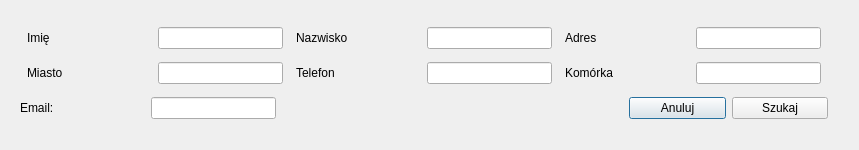
<?xml version="1.0" encoding="UTF-8"?>
<ui version="4.0">
 <class>SearchDialog</class>
 <widget class="QDialog" name="SearchDialog">
  <property name="geometry">
   <rect>
    <x>0</x>
    <y>0</y>
    <width>859</width>
    <height>150</height>
   </rect>
  </property>
  <property name="windowTitle">
   <string>Dialog</string>
  </property>
  <property name="modal">
   <bool>true</bool>
  </property>
  <widget class="QWidget" name="">
   <property name="geometry">
    <rect>
     <x>20</x>
     <y>20</y>
     <width>808</width>
     <height>107</height>
    </rect>
   </property>
   <layout class="QVBoxLayout" name="verticalLayout">
    <item>
     <layout class="QHBoxLayout" name="horizontalLayout">
      <item>
       <layout class="QHBoxLayout" name="horizontalLayout_8">
        <item>
         <widget class="QLabel" name="label_4">
          <property name="sizePolicy">
           <sizepolicy hsizetype="Fixed" vsizetype="Preferred">
            <horstretch>0</horstretch>
            <verstretch>0</verstretch>
           </sizepolicy>
          </property>
          <property name="minimumSize">
           <size>
            <width>75</width>
            <height>0</height>
           </size>
          </property>
          <property name="maximumSize">
           <size>
            <width>75</width>
            <height>16777215</height>
           </size>
          </property>
          <property name="text">
           <string>Imię</string>
          </property>
         </widget>
        </item>
        <item>
         <spacer name="horizontalSpacer_8">
          <property name="orientation">
           <enum>Qt::Horizontal</enum>
          </property>
          <property name="sizeType">
           <enum>QSizePolicy::Fixed</enum>
          </property>
          <property name="sizeHint" stdset="0">
           <size>
            <width>50</width>
            <height>20</height>
           </size>
          </property>
         </spacer>
        </item>
        <item>
         <widget class="QLineEdit" name="nameLineEdit">
          <property name="sizePolicy">
           <sizepolicy hsizetype="Expanding" vsizetype="Fixed">
            <horstretch>0</horstretch>
            <verstretch>0</verstretch>
           </sizepolicy>
          </property>
          <property name="minimumSize">
           <size>
            <width>125</width>
            <height>0</height>
           </size>
          </property>
          <property name="maximumSize">
           <size>
            <width>125</width>
            <height>16777215</height>
           </size>
          </property>
          <property name="toolTip">
           <string>dupa 1234</string>
          </property>
          <property name="statusTip">
           <string>fasgasfasds</string>
          </property>
          <property name="whatsThis">
           <string>asdasd</string>
          </property>
         </widget>
        </item>
       </layout>
      </item>
      <item>
       <layout class="QHBoxLayout" name="horizontalLayout_9">
        <item>
         <widget class="QLabel" name="label_8">
          <property name="sizePolicy">
           <sizepolicy hsizetype="Fixed" vsizetype="Preferred">
            <horstretch>0</horstretch>
            <verstretch>0</verstretch>
           </sizepolicy>
          </property>
          <property name="minimumSize">
           <size>
            <width>75</width>
            <height>0</height>
           </size>
          </property>
          <property name="maximumSize">
           <size>
            <width>75</width>
            <height>16777215</height>
           </size>
          </property>
          <property name="text">
           <string>Nazwisko</string>
          </property>
         </widget>
        </item>
        <item>
         <spacer name="horizontalSpacer_9">
          <property name="orientation">
           <enum>Qt::Horizontal</enum>
          </property>
          <property name="sizeType">
           <enum>QSizePolicy::Fixed</enum>
          </property>
          <property name="sizeHint" stdset="0">
           <size>
            <width>50</width>
            <height>20</height>
           </size>
          </property>
         </spacer>
        </item>
        <item>
         <widget class="QLineEdit" name="surnameLineEdit">
          <property name="sizePolicy">
           <sizepolicy hsizetype="Expanding" vsizetype="Fixed">
            <horstretch>0</horstretch>
            <verstretch>0</verstretch>
           </sizepolicy>
          </property>
          <property name="minimumSize">
           <size>
            <width>125</width>
            <height>0</height>
           </size>
          </property>
          <property name="maximumSize">
           <size>
            <width>125</width>
            <height>16777215</height>
           </size>
          </property>
         </widget>
        </item>
       </layout>
      </item>
      <item>
       <layout class="QHBoxLayout" name="horizontalLayout_10">
        <item>
         <widget class="QLabel" name="label_9">
          <property name="sizePolicy">
           <sizepolicy hsizetype="Fixed" vsizetype="Preferred">
            <horstretch>0</horstretch>
            <verstretch>0</verstretch>
           </sizepolicy>
          </property>
          <property name="minimumSize">
           <size>
            <width>75</width>
            <height>0</height>
           </size>
          </property>
          <property name="maximumSize">
           <size>
            <width>75</width>
            <height>16777215</height>
           </size>
          </property>
          <property name="text">
           <string>Adres</string>
          </property>
         </widget>
        </item>
        <item>
         <spacer name="horizontalSpacer_10">
          <property name="orientation">
           <enum>Qt::Horizontal</enum>
          </property>
          <property name="sizeType">
           <enum>QSizePolicy::Fixed</enum>
          </property>
          <property name="sizeHint" stdset="0">
           <size>
            <width>50</width>
            <height>20</height>
           </size>
          </property>
         </spacer>
        </item>
        <item>
         <widget class="QLineEdit" name="addressLineEdit">
          <property name="sizePolicy">
           <sizepolicy hsizetype="Expanding" vsizetype="Fixed">
            <horstretch>0</horstretch>
            <verstretch>0</verstretch>
           </sizepolicy>
          </property>
          <property name="minimumSize">
           <size>
            <width>125</width>
            <height>0</height>
           </size>
          </property>
          <property name="maximumSize">
           <size>
            <width>125</width>
            <height>16777215</height>
           </size>
          </property>
         </widget>
        </item>
       </layout>
      </item>
     </layout>
    </item>
    <item>
     <layout class="QHBoxLayout" name="horizontalLayout_3">
      <item>
       <layout class="QHBoxLayout" name="horizontalLayout_16">
        <item>
         <widget class="QLabel" name="label_5">
          <property name="sizePolicy">
           <sizepolicy hsizetype="Fixed" vsizetype="Preferred">
            <horstretch>0</horstretch>
            <verstretch>0</verstretch>
           </sizepolicy>
          </property>
          <property name="minimumSize">
           <size>
            <width>75</width>
            <height>0</height>
           </size>
          </property>
          <property name="maximumSize">
           <size>
            <width>75</width>
            <height>16777215</height>
           </size>
          </property>
          <property name="text">
           <string>Miasto</string>
          </property>
         </widget>
        </item>
        <item>
         <spacer name="horizontalSpacer_16">
          <property name="orientation">
           <enum>Qt::Horizontal</enum>
          </property>
          <property name="sizeType">
           <enum>QSizePolicy::Fixed</enum>
          </property>
          <property name="sizeHint" stdset="0">
           <size>
            <width>50</width>
            <height>20</height>
           </size>
          </property>
         </spacer>
        </item>
        <item>
         <widget class="QLineEdit" name="cityLineEdit">
          <property name="sizePolicy">
           <sizepolicy hsizetype="Expanding" vsizetype="Fixed">
            <horstretch>0</horstretch>
            <verstretch>0</verstretch>
           </sizepolicy>
          </property>
          <property name="minimumSize">
           <size>
            <width>125</width>
            <height>0</height>
           </size>
          </property>
          <property name="maximumSize">
           <size>
            <width>125</width>
            <height>16777215</height>
           </size>
          </property>
          <property name="toolTip">
           <string>dupa 1234</string>
          </property>
          <property name="statusTip">
           <string>fasgasfasds</string>
          </property>
          <property name="whatsThis">
           <string>asdasd</string>
          </property>
         </widget>
        </item>
       </layout>
      </item>
      <item>
       <layout class="QHBoxLayout" name="horizontalLayout_17">
        <item>
         <widget class="QLabel" name="label_13">
          <property name="sizePolicy">
           <sizepolicy hsizetype="Fixed" vsizetype="Preferred">
            <horstretch>0</horstretch>
            <verstretch>0</verstretch>
           </sizepolicy>
          </property>
          <property name="minimumSize">
           <size>
            <width>75</width>
            <height>0</height>
           </size>
          </property>
          <property name="maximumSize">
           <size>
            <width>75</width>
            <height>16777215</height>
           </size>
          </property>
          <property name="text">
           <string>Telefon</string>
          </property>
         </widget>
        </item>
        <item>
         <spacer name="horizontalSpacer_17">
          <property name="orientation">
           <enum>Qt::Horizontal</enum>
          </property>
          <property name="sizeType">
           <enum>QSizePolicy::Fixed</enum>
          </property>
          <property name="sizeHint" stdset="0">
           <size>
            <width>50</width>
            <height>20</height>
           </size>
          </property>
         </spacer>
        </item>
        <item>
         <widget class="QLineEdit" name="phoneLineEdit">
          <property name="sizePolicy">
           <sizepolicy hsizetype="Expanding" vsizetype="Fixed">
            <horstretch>0</horstretch>
            <verstretch>0</verstretch>
           </sizepolicy>
          </property>
          <property name="minimumSize">
           <size>
            <width>125</width>
            <height>0</height>
           </size>
          </property>
          <property name="maximumSize">
           <size>
            <width>125</width>
            <height>16777215</height>
           </size>
          </property>
         </widget>
        </item>
       </layout>
      </item>
      <item>
       <layout class="QHBoxLayout" name="horizontalLayout_18">
        <item>
         <widget class="QLabel" name="label_14">
          <property name="sizePolicy">
           <sizepolicy hsizetype="Fixed" vsizetype="Preferred">
            <horstretch>0</horstretch>
            <verstretch>0</verstretch>
           </sizepolicy>
          </property>
          <property name="minimumSize">
           <size>
            <width>75</width>
            <height>0</height>
           </size>
          </property>
          <property name="maximumSize">
           <size>
            <width>75</width>
            <height>16777215</height>
           </size>
          </property>
          <property name="text">
           <string>Komórka</string>
          </property>
         </widget>
        </item>
        <item>
         <spacer name="horizontalSpacer_18">
          <property name="orientation">
           <enum>Qt::Horizontal</enum>
          </property>
          <property name="sizeType">
           <enum>QSizePolicy::Fixed</enum>
          </property>
          <property name="sizeHint" stdset="0">
           <size>
            <width>50</width>
            <height>20</height>
           </size>
          </property>
         </spacer>
        </item>
        <item>
         <widget class="QLineEdit" name="mobileLineEdit">
          <property name="sizePolicy">
           <sizepolicy hsizetype="Expanding" vsizetype="Fixed">
            <horstretch>0</horstretch>
            <verstretch>0</verstretch>
           </sizepolicy>
          </property>
          <property name="minimumSize">
           <size>
            <width>125</width>
            <height>0</height>
           </size>
          </property>
          <property name="maximumSize">
           <size>
            <width>125</width>
            <height>16777215</height>
           </size>
          </property>
         </widget>
        </item>
       </layout>
      </item>
     </layout>
    </item>
    <item>
     <layout class="QHBoxLayout" name="horizontalLayout_2">
      <item>
       <layout class="QHBoxLayout" name="horizontalLayout_14">
        <item>
         <widget class="QLabel" name="label_12">
          <property name="sizePolicy">
           <sizepolicy hsizetype="Fixed" vsizetype="Preferred">
            <horstretch>0</horstretch>
            <verstretch>0</verstretch>
           </sizepolicy>
          </property>
          <property name="minimumSize">
           <size>
            <width>75</width>
            <height>0</height>
           </size>
          </property>
          <property name="maximumSize">
           <size>
            <width>75</width>
            <height>16777215</height>
           </size>
          </property>
          <property name="text">
           <string>Email:</string>
          </property>
         </widget>
        </item>
        <item>
         <spacer name="horizontalSpacer_14">
          <property name="orientation">
           <enum>Qt::Horizontal</enum>
          </property>
          <property name="sizeType">
           <enum>QSizePolicy::Fixed</enum>
          </property>
          <property name="sizeHint" stdset="0">
           <size>
            <width>50</width>
            <height>20</height>
           </size>
          </property>
         </spacer>
        </item>
        <item>
         <widget class="QLineEdit" name="emailLineEdit">
          <property name="sizePolicy">
           <sizepolicy hsizetype="Expanding" vsizetype="Fixed">
            <horstretch>0</horstretch>
            <verstretch>0</verstretch>
           </sizepolicy>
          </property>
          <property name="minimumSize">
           <size>
            <width>125</width>
            <height>0</height>
           </size>
          </property>
          <property name="maximumSize">
           <size>
            <width>125</width>
            <height>16777215</height>
           </size>
          </property>
         </widget>
        </item>
       </layout>
      </item>
      <item>
       <spacer name="horizontalSpacer">
        <property name="orientation">
         <enum>Qt::Horizontal</enum>
        </property>
        <property name="sizeType">
         <enum>QSizePolicy::Fixed</enum>
        </property>
        <property name="sizeHint" stdset="0">
         <size>
          <width>347</width>
          <height>20</height>
         </size>
        </property>
       </spacer>
      </item>
      <item>
       <layout class="QHBoxLayout" name="horizontalLayout_15">
        <property name="sizeConstraint">
         <enum>QLayout::SetFixedSize</enum>
        </property>
        <item>
         <widget class="QPushButton" name="okAddRecordPushButton">
          <property name="text">
           <string>Anuluj</string>
          </property>
         </widget>
        </item>
        <item>
         <widget class="QPushButton" name="searchPushButton">
          <property name="text">
           <string>Szukaj</string>
          </property>
         </widget>
        </item>
       </layout>
      </item>
     </layout>
    </item>
   </layout>
  </widget>
 </widget>
 <resources/>
 <connections/>
</ui>
